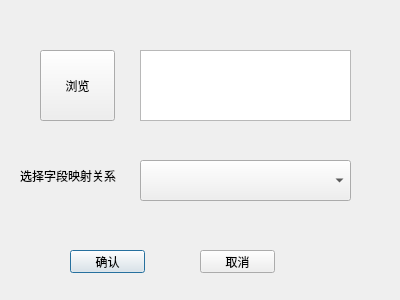
<?xml version="1.0" encoding="UTF-8"?>
<ui version="4.0">
 <class>UpdateBookDialog</class>
 <widget class="QDialog" name="UpdateBookDialog">
  <property name="geometry">
   <rect>
    <x>0</x>
    <y>0</y>
    <width>400</width>
    <height>300</height>
   </rect>
  </property>
  <property name="windowTitle">
   <string>Dialog</string>
  </property>
  <widget class="QPushButton" name="confirmButton">
   <property name="geometry">
    <rect>
     <x>70</x>
     <y>250</y>
     <width>75</width>
     <height>23</height>
    </rect>
   </property>
   <property name="text">
    <string>确认</string>
   </property>
  </widget>
  <widget class="QPushButton" name="cancelButton">
   <property name="geometry">
    <rect>
     <x>200</x>
     <y>250</y>
     <width>75</width>
     <height>23</height>
    </rect>
   </property>
   <property name="text">
    <string>取消</string>
   </property>
  </widget>
  <widget class="QPushButton" name="browseButton">
   <property name="geometry">
    <rect>
     <x>40</x>
     <y>50</y>
     <width>75</width>
     <height>71</height>
    </rect>
   </property>
   <property name="text">
    <string>浏览</string>
   </property>
  </widget>
  <widget class="QTextEdit" name="filePathEdit">
   <property name="geometry">
    <rect>
     <x>140</x>
     <y>50</y>
     <width>211</width>
     <height>71</height>
    </rect>
   </property>
  </widget>
  <widget class="QLabel" name="label">
   <property name="geometry">
    <rect>
     <x>20</x>
     <y>160</y>
     <width>101</width>
     <height>31</height>
    </rect>
   </property>
   <property name="text">
    <string>选择字段映射关系</string>
   </property>
  </widget>
  <widget class="QComboBox" name="comboBox">
   <property name="geometry">
    <rect>
     <x>140</x>
     <y>160</y>
     <width>211</width>
     <height>41</height>
    </rect>
   </property>
  </widget>
 </widget>
 <resources/>
 <connections/>
</ui>
